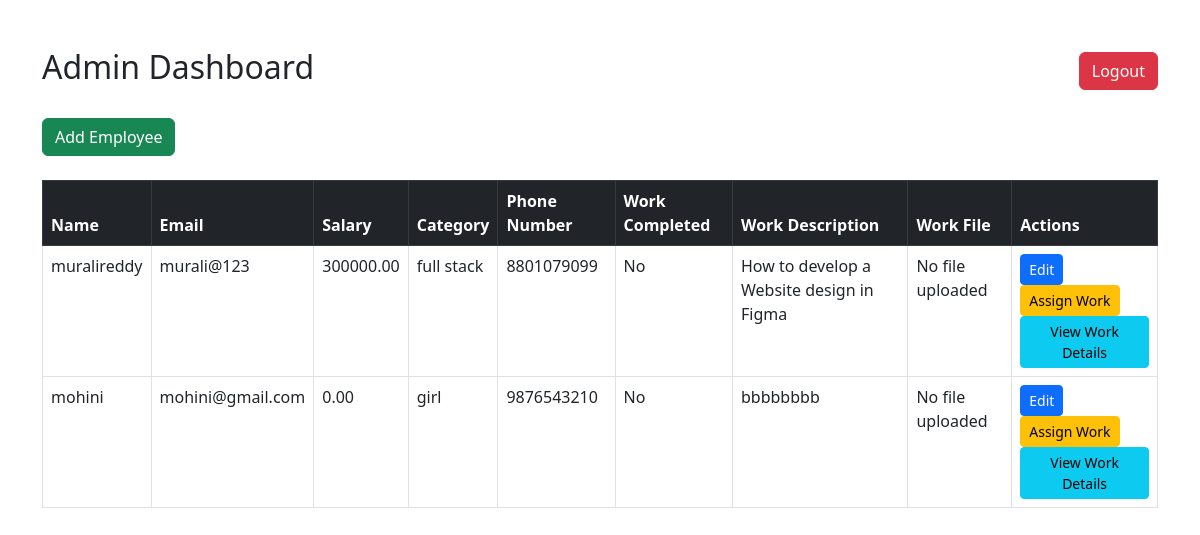
Screenshot of /admin-dashboard/ with the database file from the repository.
### accounts/models.py (models this page shows, shortened)
class Employee(models.Model):
    name = models.CharField(max_length=100)
    email = models.EmailField(unique=True)
    password = models.CharField(max_length=100)
    salary = models.DecimalField(max_digits=10, decimal_places=2)
    category = models.CharField(max_length=50)
    phone_number = models.CharField(max_length=15)
    address = models.TextField()
    work_assigned = models.BooleanField(default=False)
    work_description = models.TextField(blank=True, null=True)
    work_file = models.FileField(upload_to='work_files/', blank=True, null=True)
    notification_seen = models.BooleanField(default=False)
    created_at = models.DateTimeField(default=timezone.now)  # Handle manually
    updated_at = models.DateTimeField(auto_now=True)  # Timestamp when updated

### accounts/views.py (the view)
# urls.py: path('admin-dashboard/', views.admin_dashboard, name='admin_dashboard'),
def admin_dashboard(request):
    employees = Employee.objects.all()
    unassigned_works = Work.objects.filter(assigned=False)  # Fetch unassigned work
    return render(request, 'accounts/admin_dashboard.html', {
        'employees': employees,
        'unassigned_works': unassigned_works
    })

### accounts/templates/accounts/admin_dashboard.html (shortened to what this page needs)
<!DOCTYPE html>
<html lang="en">
  <head>
    <link
      rel="stylesheet"
      href="https://cdn.jsdelivr.net/npm/bootstrap@5.3.0-alpha3/dist/css/bootstrap.min.css"
    />
  </head>
  <body>
    <div class="container mt-5">
      <div class="d-flex justify-content-between align-items-center mb-4">
        <h2>Admin Dashboard</h2>
        <a href="{% url 'logout' %}" class="btn btn-danger">Logout</a>
      </div>
      <a href="{% url 'add_employee' %}" class="btn btn-success mb-4"
        >Add Employee</a
      >
      <table class="table table-bordered table-hover">
        <thead class="table-dark">
          <tr>
            <th>Name</th>
            <th>Email</th>
            <th>Salary</th>
            <th>Category</th>
            <th>Phone Number</th>
            <th>Work Completed</th>
            <th>Work Description</th>
            <th>Work File</th>
            <th>Actions</th>
          </tr>
        </thead>
        <tbody>
          {% for employee in employees %}
          <tr>
            <td>{{ employee.name }}</td>
            <td>{{ employee.email }}</td>
            <td>{{ employee.salary }}</td>
            <td>{{ employee.category }}</td>
            <td>{{ employee.phone_number }}</td>
            <td>{{ employee.work_assigned|yesno:"Yes,No" }}</td>
            <td>
              {% if employee.work_description %} {{ employee.work_description }}
              {% else %} No work description available. {% endif %}
            </td>
            <td>
              {% if employee.work_file %}
              <a href="{{ employee.work_file.url }}" target="_blank"
                >Download Work File</a
              >
              {% else %} No file uploaded {% endif %}
            </td>
            <td>
              <a
                href="{% url 'edit_employee' employee.id %}"
                class="btn btn-primary btn-sm"
                >Edit</a
              >
              <a
                href="{% url 'assign_work' employee.id %}"
                class="btn btn-warning btn-sm"
                >Assign Work</a
              >
              <a
                href="{% url 'work_details' employee.id %}"
                class="btn btn-info btn-sm"
                >View Work Details</a
              >
            </td>
          </tr>
          {% endfor %}
        </tbody>
      </table>
    </div>
  </body>
</html>

### rows the page displays
Employee: name "muralireddy", email "murali@123", salary "300000.00", category "full stack", phone_number "8801079099", work_assigned "No", work_description "How to develop a Website design in Figma", work_file "No file uploaded"
Employee: name "mohini", email "mohini@gmail.com", salary "0.00", category "girl", phone_number "9876543210", work_assigned "No", work_description "bbbbbbbb", work_file "No file uploaded"
